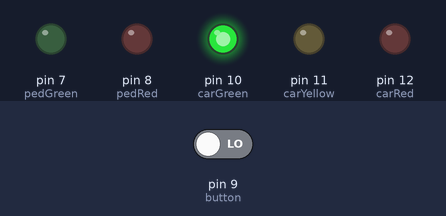
Recording of a sketch running on a simulated Arduino Uno, built with avr-gcc and run on an emulated ATmega328P. On the bench: output pins drawn as LEDs (lit = HIGH). The inputs (shaded band) are chosen by the test bench; at power-on: pin 9 (button) LOW.

Above: at 4.2 s.
4.3 s: pin 9 (button) driven LOW
5.8 s: pin 9 (button) driven HIGH
At 6.3 s:
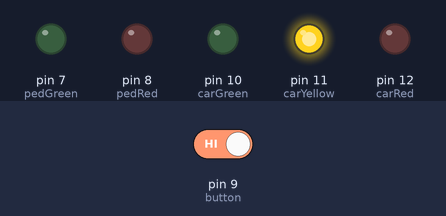
At 9.7 s:
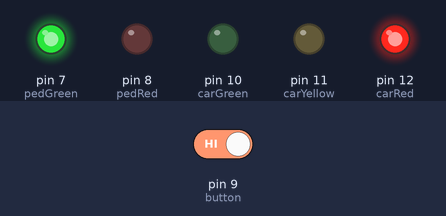
Timing chart, 0 to 20.8 s (numbered marks = the images above; inputs shaded):
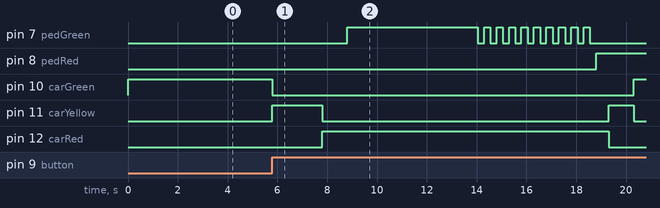

The sketch:

Traffic_Light_v2.ino
```cpp
int carRed = 12; //replace 12 with first red LED pin
int carYellow = 11; //replace 11 with the yellow LED pin
int carGreen = 10; //replace 10 with your first green LED pin
int button = 9; //replace 9 with your button pin
int pedRed = 8; //replace 8 with your second red LED pin
int pedGreen = 7; //replace 7 with your second green LED pin
int crossTime = 5000;
long changeTime;

void setup() {
  pinMode(carRed, OUTPUT);
  pinMode(carGreen, OUTPUT);
  pinMode(carYellow, OUTPUT);
  pinMode(pedRed, OUTPUT);
  pinMode(pedGreen, OUTPUT);
  pinMode(button, INPUT);
  digitalWrite(carGreen, HIGH);
  digitalWrite(pedRed, LOW);

}

void loop() {
  int state = digitalRead(button);

  if (state == HIGH && (millis() - changeTime)> 5000) {
    changeLights();
  }

}

void changeLights() {
  digitalWrite(carGreen, LOW);
  digitalWrite(carYellow, HIGH);
  delay(2000);

  digitalWrite(carYellow, LOW);
  digitalWrite(carRed, HIGH);
  delay(1000);

  digitalWrite(pedRed, LOW);
  digitalWrite(pedGreen, HIGH);

  delay(crossTime);

  for (int x = 0; x < 10; x++) {
    digitalWrite(pedGreen, HIGH);
    delay(250);
    digitalWrite(pedGreen, LOW);
    delay(250);
  }

  digitalWrite(pedRed, HIGH);
  delay(500);

  digitalWrite(carRed, LOW);
  digitalWrite(carYellow, HIGH);
  delay(1000);
  digitalWrite(carYellow, LOW);
  digitalWrite(carGreen, HIGH);

  changeTime = millis();

}
```

Measured:
- after the input at 4.3 s, every drawn part: stays the same
- after the input at 5.8 s, pin 7 (pedGreen): LOW → HIGH after 3.0 s, then repeats every 0.50 s: LOW 0.25 s, HIGH 0.25 s, until it stays LOW from 18.6 s; pin 8 (pedRed): LOW → HIGH after 13.0 s
